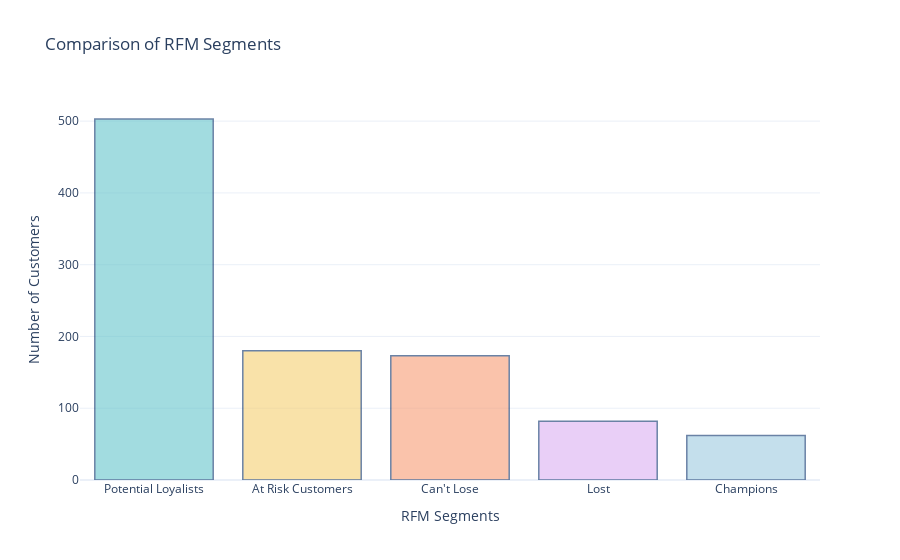

The notebook cell this image was saved under:
### Code cell
import plotly.colors

pastel_colors = plotly.colors.qualitative.Pastel

segment_counts = data['RFM Customer Segments'].value_counts()

# Create a bar chart to compare segment counts
fig = go.Figure(data=[go.Bar(x=segment_counts.index, y=segment_counts.values,
                            marker=dict(color=pastel_colors))])

# Set the color of the Champions segment as a different color
champions_color = 'rgb(158, 202, 225)'
fig.update_traces(marker_color=[champions_color if segment == 'Champions' else pastel_colors[i]
                                for i, segment in enumerate(segment_counts.index)],
                  marker_line_color='rgb(8, 48, 107)',
                  marker_line_width=1.5, opacity=0.6)

# Update the layout
fig.update_layout(title='Comparison of RFM Segments',
                  xaxis_title='RFM Segments',
                  yaxis_title='Number of Customers',
                  showlegend=False)

fig.show()

### Figure 1 — Plotly figure (JSON) as saved in the notebook; plotly's stock layout.template omitted (floating-point values rounded to 4 significant figures)
{"data": [{"marker": {"color": ["rgb(102, 197, 204)", "rgb(246, 207, 113)", "rgb(248, 156, 116)", "rgb(220, 176, 242)", "rgb(158, 202, 225)"], "line": {"color": "rgb(8, 48, 107)", "width": 1.5}}, "opacity": 0.6, "type": "bar", "x": ["Potential Loyalists", "At Risk Customers", "Can't Lose", "Lost", "Champions"], "y": [503, 180, 173, 82, 62]}], "layout": {"showlegend": false, "title": {"text": "Comparison of RFM Segments"}, "xaxis": {"title": {"text": "RFM Segments"}}, "yaxis": {"title": {"text": "Number of Customers"}}}}
